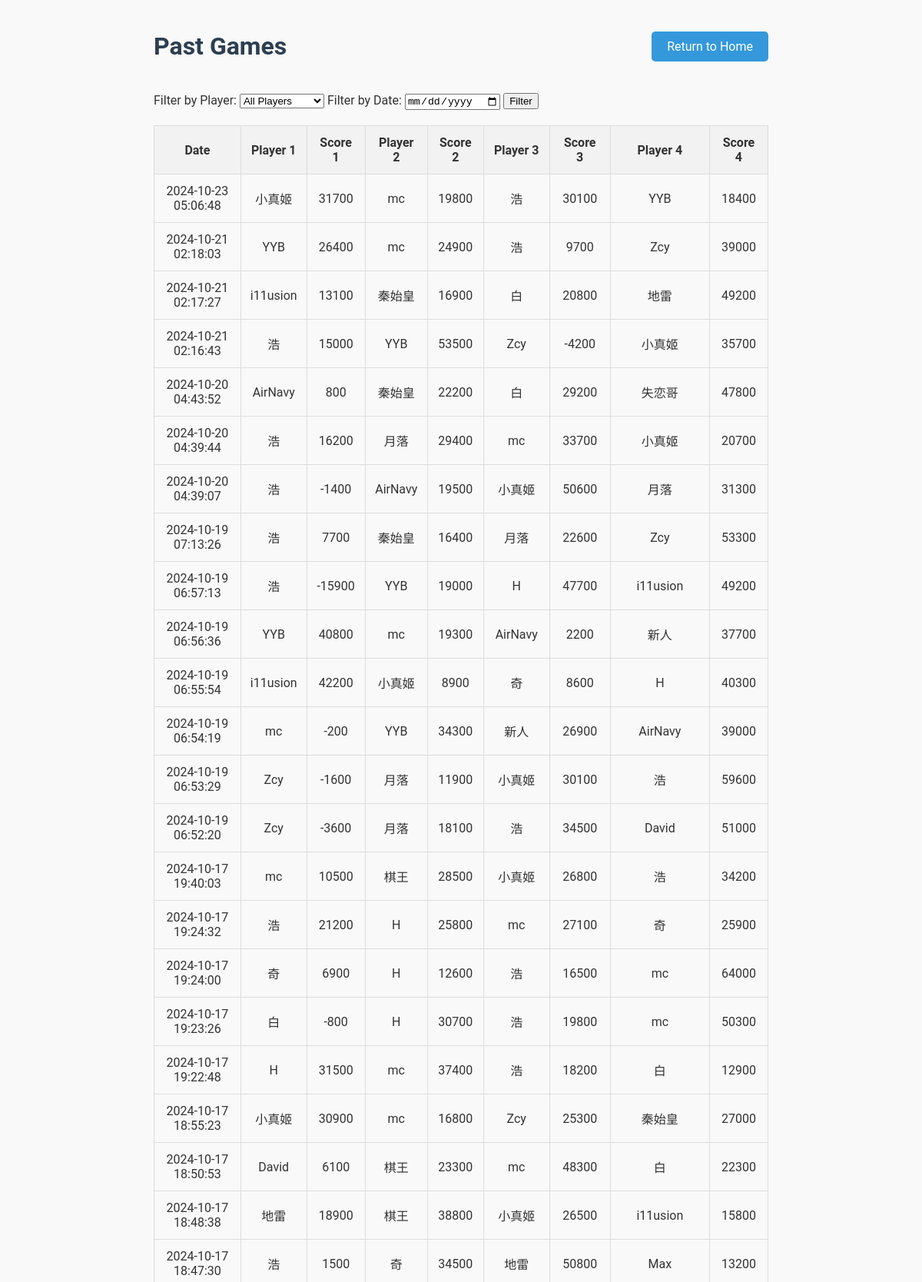
Screenshot of /view-past-games (upper part) with the database file from the repository.
### tables this page shows
CREATE TABLE games (
    game_id INTEGER PRIMARY KEY AUTOINCREMENT,
    player1 TEXT NOT NULL,
    player2 TEXT NOT NULL,
    player3 TEXT NOT NULL,
    player4 TEXT NOT NULL,
    raw_score1 INTEGER NOT NULL,
    raw_score2 INTEGER NOT NULL,
    raw_score3 INTEGER NOT NULL,
    raw_score4 INTEGER NOT NULL,
    final_score1 INTEGER NOT NULL,
    final_score2 INTEGER NOT NULL,
    final_score3 INTEGER NOT NULL,
    final_score4 INTEGER NOT NULL,
    game_date TIMESTAMP DEFAULT CURRENT_TIMESTAMP
);

### app.py (the view)
@app.route("/view-past-games", methods=["GET", "POST"])
def view_past_games():
    conn = get_db_connection()
    cursor = conn.cursor()
    player_filter = request.form.get("player_filter")
    date_filter = request.form.get("date_filter")
    query = """
    SELECT game_date, player1, player2, player3, player4, raw_score1, raw_score2, raw_score3, raw_score4
    FROM games WHERE 1=1
    """
    params = []
    if player_filter:
        query += " AND (? IN (player1, player2, player3, player4))"
        params.append(player_filter)
    if date_filter:
        query += " AND DATE(game_date) = ?"
        params.append(date_filter)
    query += " ORDER BY game_date DESC"
    cursor.execute(query, params)
    games = cursor.fetchall()
    cursor.execute("SELECT name FROM players")
    players = cursor.fetchall()
    conn.close()
    return render_template("view_past_games.html", games=games, players=players)

### app.py (called while the page is built)
def get_db_connection():
    conn = sqlite3.connect('mahjong.db')
    conn.row_factory = sqlite3.Row  # Return rows as dictionaries
    return conn

### templates/view_past_games.html (shortened to what this page needs)
<!DOCTYPE html>
<html lang="en">
<head>
</head>
<body>
    <div class="container">
        <div class="header-row">
            <h1>Past Games</h1>
            <div class="return-button">
                <a href="{{ url_for('home') }}">Return to Home</a>
            </div>
        </div>
        <div class="filter-section">
            <form method="POST">
                <label for="player_filter">Filter by Player:</label>
                <select name="player_filter" id="player_filter">
                    <option value="">All Players</option>
                </select>
                <label for="date_filter">Filter by Date:</label>
                <input type="date" name="date_filter" id="date_filter">
                <button type="submit">Filter</button>
            </form>
        </div>
        <table>
            <tr>
                <th>Date</th>
                <th>Player 1</th>
                <th>Score 1</th>
                <th>Player 2</th>
                <th>Score 2</th>
                <th>Player 3</th>
                <th>Score 3</th>
                <th>Player 4</th>
                <th>Score 4</th>
            </tr>
            {% for game in games %}
            <tr>
                <td>{{ game['game_date'] }}</td>
                <td>{{ game['player1'] }}</td>
                <td>{{ game['raw_score1'] }}</td>
                <td>{{ game['player2'] }}</td>
                <td>{{ game['raw_score2'] }}</td>
                <td>{{ game['player3'] }}</td>
                <td>{{ game['raw_score3'] }}</td>
                <td>{{ game['player4'] }}</td>
                <td>{{ game['raw_score4'] }}</td>
            </tr>
            {% endfor %}
        </table>
    </div>
</body>
</html>

### templates/view_past_games.html (style rules this page uses)
body { font-family: 'Roboto', sans-serif; background-color: #f9f9f9; color: #333; margin: 0; padding: 20px; }
.container { max-width: 800px; margin: 0 auto; }
.header-row { display: flex; justify-content: space-between; align-items: center; margin-bottom: 20px; }
h1 { color: #2c3e50; }
table { width: 100%; border-collapse: collapse; margin-top: 20px; }
th, td { padding: 12px; border: 1px solid #ddd; text-align: center; }
th { background-color: #f2f2f2; }
.filter-section { margin-bottom: 20px; }
.return-button a { text-decoration: none; background-color: #3498db; color: #ffffff; padding: 10px 20px; border-radius: 5px; transition: background-color 0.3s; }

### rows the page displays
games: game_date "2024-10-23 05:06:48", player1 "小真姬", raw_score1 "31700", player2 "mc", raw_score2 "19800", player3 "浩", raw_score3 "30100", player4 "YYB", raw_score4 "18400"
games: game_date "2024-10-21 02:18:03", player1 "YYB", raw_score1 "26400", player2 "mc", raw_score2 "24900", player3 "浩", raw_score3 "9700", player4 "Zcy", raw_score4 "39000"
games: game_date "2024-10-21 02:17:27", player1 "i11usion", raw_score1 "13100", player2 "秦始皇", raw_score2 "16900", player3 "白", raw_score3 "20800", player4 "地雷", raw_score4 "49200"
games: game_date "2024-10-21 02:16:43", player1 "浩", raw_score1 "15000", player2 "YYB", raw_score2 "53500", player3 "Zcy", raw_score3 "-4200", player4 "小真姬", raw_score4 "35700"
games: game_date "2024-10-20 04:43:52", player1 "AirNavy", raw_score1 "800", player2 "秦始皇", raw_score2 "22200", player3 "白", raw_score3 "29200", player4 "失恋哥", raw_score4 "47800"
games: game_date "2024-10-20 04:39:44", player1 "浩", raw_score1 "16200", player2 "月落", raw_score2 "29400", player3 "mc", raw_score3 "33700", player4 "小真姬", raw_score4 "20700"
games: game_date "2024-10-20 04:39:07", player1 "浩", raw_score1 "-1400", player2 "AirNavy", raw_score2 "19500", player3 "小真姬", raw_score3 "50600", player4 "月落", raw_score4 "31300"
games: game_date "2024-10-19 07:13:26", player1 "浩", raw_score1 "7700", player2 "秦始皇", raw_score2 "16400", player3 "月落", raw_score3 "22600", player4 "Zcy", raw_score4 "53300"
games: game_date "2024-10-19 06:57:13", player1 "浩", raw_score1 "-15900", player2 "YYB", raw_score2 "19000", player3 "H", raw_score3 "47700", player4 "i11usion", raw_score4 "49200"
games: game_date "2024-10-19 06:56:36", player1 "YYB", raw_score1 "40800", player2 "mc", raw_score2 "19300", player3 "AirNavy", raw_score3 "2200", player4 "新人", raw_score4 "37700"
games: game_date "2024-10-19 06:55:54", player1 "i11usion", raw_score1 "42200", player2 "小真姬", raw_score2 "8900", player3 "奇", raw_score3 "8600", player4 "H", raw_score4 "40300"
games: game_date "2024-10-19 06:54:19", player1 "mc", raw_score1 "-200", player2 "YYB", raw_score2 "34300", player3 "新人", raw_score3 "26900", player4 "AirNavy", raw_score4 "39000"
games: game_date "2024-10-19 06:53:29", player1 "Zcy", raw_score1 "-1600", player2 "月落", raw_score2 "11900", player3 "小真姬", raw_score3 "30100", player4 "浩", raw_score4 "59600"
games: game_date "2024-10-19 06:52:20", player1 "Zcy", raw_score1 "-3600", player2 "月落", raw_score2 "18100", player3 "浩", raw_score3 "34500", player4 "David", raw_score4 "51000"
games: game_date "2024-10-17 19:40:03", player1 "mc", raw_score1 "10500", player2 "棋王", raw_score2 "28500", player3 "小真姬", raw_score3 "26800", player4 "浩", raw_score4 "34200"
games: game_date "2024-10-17 19:24:32", player1 "浩", raw_score1 "21200", player2 "H", raw_score2 "25800", player3 "mc", raw_score3 "27100", player4 "奇", raw_score4 "25900"
games: game_date "2024-10-17 19:24:00", player1 "奇", raw_score1 "6900", player2 "H", raw_score2 "12600", player3 "浩", raw_score3 "16500", player4 "mc", raw_score4 "64000"
games: game_date "2024-10-17 19:23:26", player1 "白", raw_score1 "-800", player2 "H", raw_score2 "30700", player3 "浩", raw_score3 "19800", player4 "mc", raw_score4 "50300"
games: game_date "2024-10-17 19:22:48", player1 "H", raw_score1 "31500", player2 "mc", raw_score2 "37400", player3 "浩", raw_score3 "18200", player4 "白", raw_score4 "12900"
games: game_date "2024-10-17 18:55:23", player1 "小真姬", raw_score1 "30900", player2 "mc", raw_score2 "16800", player3 "Zcy", raw_score3 "25300", player4 "秦始皇", raw_score4 "27000"
games: game_date "2024-10-17 18:50:53", player1 "David", raw_score1 "6100", player2 "棋王", raw_score2 "23300", player3 "mc", raw_score3 "48300", player4 "白", raw_score4 "22300"
games: game_date "2024-10-17 18:48:38", player1 "地雷", raw_score1 "18900", player2 "棋王", raw_score2 "38800", player3 "小真姬", raw_score3 "26500", player4 "i11usion", raw_score4 "15800"
games: game_date "2024-10-17 18:47:30", player1 "浩", raw_score1 "1500", player2 "奇", raw_score2 "34500", player3 "地雷", raw_score3 "50800", player4 "Max", raw_score4 "13200"
